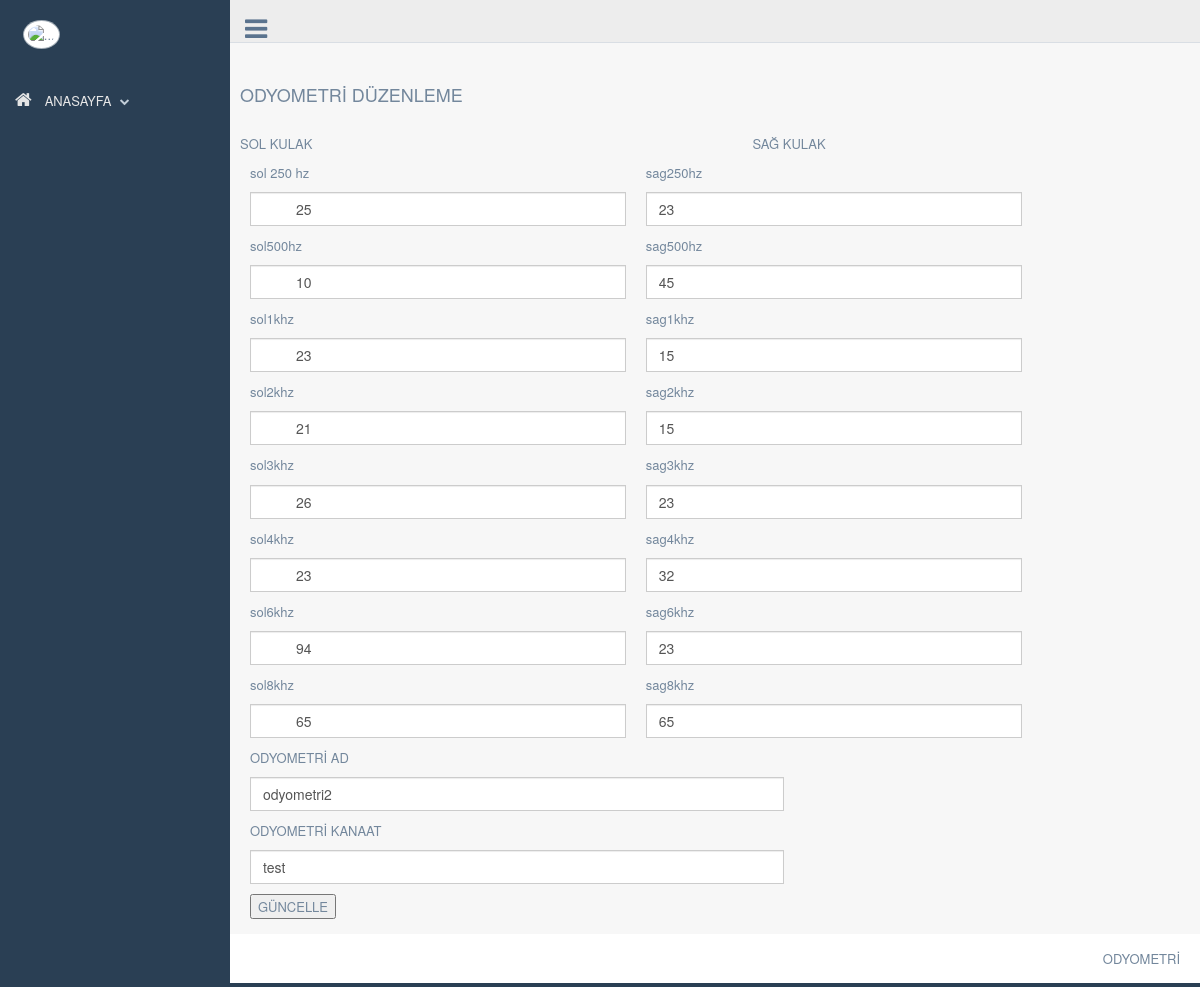
/odyometri/production/odyo-detay.php?odyometri_id=2, run on the app's committed database.
### tables this page shows
CREATE TABLE `odyometri` (
  `odyometri_id` int(11) NOT NULL,
  `odyometri_ad` varchar(150) NOT NULL,
  `odyometri_tarih` timestamp NOT NULL DEFAULT CURRENT_TIMESTAMP,
  `odyometri_kanaat` text NOT NULL,
  `sol250hz` int(11) NOT NULL,
  `sol500hz` int(11) NOT NULL,
  `sol1khz` int(11) NOT NULL,
  `sol2khz` int(11) NOT NULL,
  `sol3khz` int(11) NOT NULL,
  `sol4khz` int(11) NOT NULL,
  `sol6khz` int(11) NOT NULL,
  `sol8khz` int(11) NOT NULL,
  `sag250hz` int(11) NOT NULL,
  `sag500hz` int(11) NOT NULL,
  `sag1khz` int(11) NOT NULL,
  `sag2khz` int(11) NOT NULL,
  `sag3khz` int(11) NOT NULL,
  `sag4khz` int(11) NOT NULL,
  `sag6khz` int(11) NOT NULL,
  `sag8khz` int(11) NOT NULL
);

### odyometri/production/odyo-detay.php (the view, shortened to what this page needs)
<?php include'header.php';
include'../netting/baglan.php';
$odyo=$db->prepare("SELECT * FROM  odyometri where  odyometri_id=:id");
$odyo->execute(array(
  'id'=>$_GET['odyometri_id']
  ));
$odyocek=$odyo->fetch(PDO::FETCH_ASSOC);
?>
</div>
</div>
<div class="top_nav">
  <div class="nav_menu">
    <nav>
      <div class="nav toggle">
        <a id="menu_toggle"><i class="fa fa-bars"></i></a>
      </div>
    </nav>
  </div>
</div>
<div class="right_col" role="main">
  <div class="">
    <div class="page-title">
    </div>
    <div class="row">
      <H2>ODYOMETRİ DÜZENLEME</H2>
      <br>
      <form method="POST" action="../netting/islem.php">
        <table>
          <tr>
            <td><div align="left"><p>SOL KULAK</p></div></td>
            <td><div style="margin-left: 440px;"><p>SAĞ KULAK</p></div></td>
          </tr>
        </table>
        <div class="col-md-5 col-sm-6 col-xs-12 form-group has-feedback">
        <p>sol 250 hz</p>
          <input type="text" value="<?php echo $odyocek['sol250hz']; ?>" name="sol250hz" class="form-control has-feedback-left" id="inputSuccess2" placeholder="sol250hz">
        </div>
        <div class="col-md-5 col-sm-6 col-xs-12 form-group has-feedback">
          <p>sag250hz</p>
          <input type="text" value="<?php echo $odyocek['sag250hz']; ?>" name="sag250hz" class="form-control" id="inputSuccess3" placeholder="sag250hz">
        </div>
        <div class="col-md-5 col-sm-6 col-xs-12 form-group has-feedback">
          <p>sol500hz</p>
          <input type="text" value="<?php echo $odyocek['sol500hz']; ?>" name="sol500hz" class="form-control has-feedback-left" id="inputSuccess2" placeholder="sol500hz">
        </div>
        <div class="col-md-5 col-sm-6 col-xs-12 form-group has-feedback">
          <p>sag500hz</p>
          <input type="text" value="<?php echo $odyocek['sag500hz']; ?>" name="sag500hz" class="form-control" id="inputSuccess3" placeholder="sag500hz">
        </div>
        <div class="col-md-5 col-sm-6 col-xs-12 form-group has-feedback">
          <p>sol1khz</p>
          <input type="text" value="<?php echo $odyocek['sol1khz']; ?>" name="sol1khz" class="form-control has-feedback-left" id="inputSuccess2" placeholder="sol1khz">
        </div>
        <div class="col-md-5 col-sm-6 col-xs-12 form-group has-feedback">
          <p>sag1khz</p>
          <input type="text" value="<?php echo $odyocek['sag1khz']; ?>" name="sag1khz" class="form-control" id="inputSuccess3" placeholder="sag1khz">
        </div>
        <div class="col-md-5 col-sm-6 col-xs-12 form-group has-feedback">
          <p>sol2khz</p>
          <input type="text" value="<?php echo $odyocek['sol2khz']; ?>" name="sol2khz" class="form-control has-feedback-left" id="inputSuccess2" placeholder="sol2khz">
        </div>
        <div class="col-md-5 col-sm-6 col-xs-12 form-group has-feedback">
          <p>sag2khz</p>
          <input type="text" value="<?php echo $odyocek['sag2khz']; ?>" name="sag2khz" class="form-control" id="inputSuccess3" placeholder="sag2khz">
        </div>
        <div class="col-md-5 col-sm-6 col-xs-12 form-group has-feedback">
          <p>sol3khz</p>
          <input type="text" value="<?php echo $odyocek['sol3khz']; ?>" name="sol3khz" class="form-control has-feedback-left" id="inputSuccess2" placeholder="sol3khz">
        </div>
        <div class="col-md-5 col-sm-6 col-xs-12 form-group has-feedback">
          <p>sag3khz</p>
          <input type="text" value="<?php echo $odyocek['sag3khz']; ?>" name="sag3khz" class="form-control" id="inputSuccess3" placeholder="sag3khz">
        </div>
        <div class="col-md-5 col-sm-6 col-xs-12 form-group has-feedback">
          <p>sol4khz</p>
          <input type="text" value="<?php echo $odyocek['sol4khz']; ?>" name="sol4khz" class="form-control has-feedback-left" id="inputSuccess2" placeholder="sol4khz">
        </div>
        <div class="col-md-5 col-sm-6 col-xs-12 form-group has-feedback">
          <p>sag4khz</p>
          <input type="text" value="<?php echo $odyocek['sag4khz']; ?>" name="sag4khz" class="form-control" id="inputSuccess3" placeholder="sag4khz">
        </div>
        <div class="col-md-5 col-sm-6 col-xs-12 form-group has-feedback">
          <p>sol6khz</p>
          <input type="text" value="<?php echo $odyocek['sol6khz']; ?>" name="sol6khz" class="form-control has-feedback-left" id="inputSuccess2" placeholder="sol6khz">
        </div>
        <div class="col-md-5 col-sm-6 col-xs-12 form-group has-feedback">
          <p>sag6khz</p>
          <input type="text" value="<?php echo $odyocek['sag6khz']; ?>" name="sag6khz" class="form-control" id="inputSuccess3" placeholder="sag6khz">
        </div>
        <div class="col-md-5 col-sm-6 col-xs-12 form-group has-feedback">
          <p>sol8khz</p>
          <input type="text" value="<?php echo $odyocek['sol8khz']; ?>" name="sol8khz" class="form-control has-feedback-left" id="inputSuccess2" placeholder="sol8khz">
        </div>
        <div class="col-md-5 col-sm-6 col-xs-12 form-group has-feedback">
          <p>sag8khz</p>
          <input type="text" value="<?php echo $odyocek['sag8khz']; ?>" name="sag8khz" class="form-control" id="inputSuccess3" placeholder="sag8khz">
        </div>
        <div class="col-md-7 col-sm-6 col-xs-12 form-group has-feedback">
          <p>ODYOMETRİ AD</p>
          <input type="text" name="odyometri_ad" class="form-control" id="inputSuccess3" value="<?php echo $odyocek['odyometri_ad']; ?>" placeholder="ODYOMETRİ AD" >
        </div>
        <div class="col-md-7 col-sm-6 col-xs-12 form-group has-feedback">
          <p>ODYOMETRİ KANAAT</p>
          <input type="text" name="odyometri_kanaat" class="form-control" id="inputSuccess3" placeholder="ODYOMETRİ KANAAT"  value="<?php echo $odyocek['odyometri_kanaat']; ?>">
        </div>
        <div class="col-md-7 col-sm-6 col-xs-12 form-group has-feedback">
          <button name="GUNCELLE">GÜNCELLE</button>
        </div>
      </div>
    </div>
  </div>
<?php include'footer.php'; ?>

### data on the page
odyometri: sol250hz "25", sag250hz "23", sol500hz "10", sag500hz "45", sol1khz "23", sag1khz "15", sol2khz "21", sag2khz "15", sol3khz "26", sag3khz "23", sol4khz "23", sag4khz "32", sol6khz "94", sag6khz "23", sol8khz "65", sag8khz "65", odyometri_ad "odyometri2", odyometri_kanaat "test"
